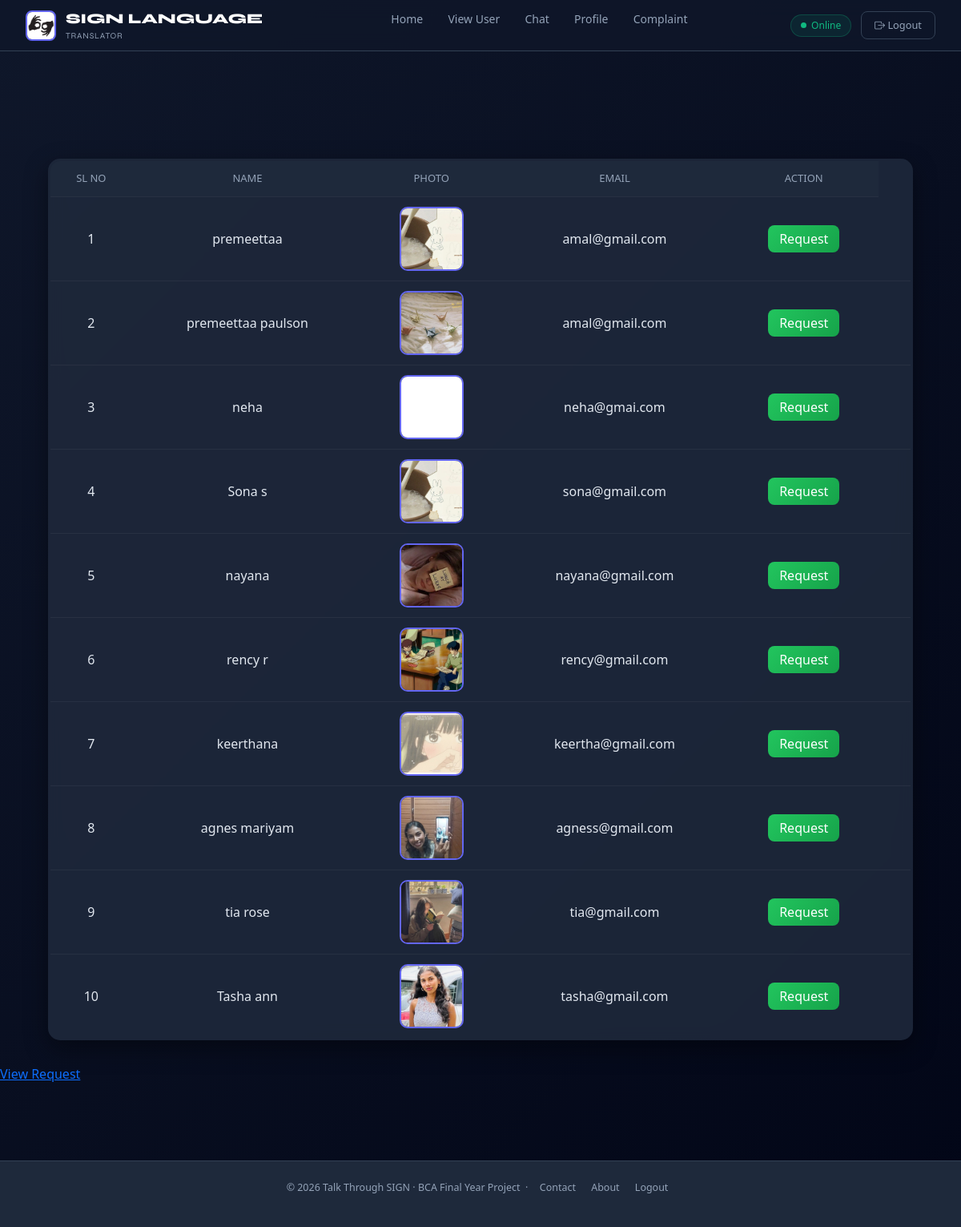
The page /DeafUser/UserList/ (signed in) on the database its author committed.
### Guest/models.py (models this page shows)
class tbl_user(models.Model):
    user_photo = models.FileField(upload_to="Assets/User/Photo/")
    user_name = models.CharField(max_length=30)
    user_email = models.CharField(max_length=30)
    user_contact = models.CharField(max_length=10)
    user_address = models.CharField(max_length=30)
    user_password = models.CharField(max_length=8)
    user_status = models.IntegerField(default=0)
    place = models.ForeignKey(tbl_place, on_delete=models.CASCADE)

### DeafUser/views.py (the view)
# urls.py: path('UserList/',views.UserList,name="UserList"),
def UserList(request):
    if 'duid' not in request.session:
        return redirect('Guest:Login')
    data=tbl_user.objects.all()
    return render(request,'DeafUser/UserList.html',{'abcd':data})

### DeafUser/Templates/DeafUser/UserList.html (shortened to what this page needs)
{% extends 'DeafUser/Header.html' %}
{% load static %}
{% block content %}
<!DOCTYPE html>
<html lang="en">
<head>
</head>
<body>
    <form action="" method="post">
        <table border="3">
            <tr>
                <td>SL NO</td>
                <td>Name</td>
                <td>Photo</td>
                <td>Email</td>
                <td>Action</td>
            </tr>
            {% for i in abcd %}
            <tr>
                <td>{{forloop.counter}}</td>
                <td>{{i.user_name}}</td>
                <td><img src="{{i.user_photo.url}}" width="200" alt=""></td>
                <td>{{i.user_email}}</td>
                <td><a href="{% url 'DeafUser:sendrequest' i.id %}">Request</a></td>
                <td></td>
            </tr>
            {% endfor %}
        </table>
    </form>
    <a href="{% url 'DeafUser:myrequest' %}">View Request</a>
</body>
</html>
{% endblock content %}

### DeafUser/Templates/DeafUser/Header.html (style rules this page uses)
:root { --emerald: #10b981; --sky: #38bdf8; --dark: #0f172a; --card: #1e293b; --muted: #94a3b8; --border: #334155; --grad: linear-gradient(90deg, #10b981, #38bdf8); }
* { box-sizing: border-box; margin: 0; padding: 0; }
body { font-family: 'DM Sans', sans-serif; background: var(--dark); color: #e2e8f0; min-height: 100vh; display: flex; flex-direction: column; }

### DeafUser/Templates/DeafUser/UserList.html (style rules this page uses)
body { background: linear-gradient(135deg, #0f172a, #020617); font-family: 'Segoe UI', Tahoma, Geneva, Verdana, sans-serif; color: #e2e8f0; }
table { width: 90%; margin: 30px auto; border-collapse: collapse; background: rgba(30, 41, 59, 0.9); backdrop-filter: blur(10px); border-radius: 15px; overflow: hidden; box-shadow: 0 10px 30px rgba(0,0,0,0.4); }
table tr:first-child { background: #1e293b; color: #94a3b8; text-transform: uppercase; font-size: 13px; }
td { padding: 12px; text-align: center; border-bottom: 1px solid rgba(255,255,255,0.05); }
img { border-radius: 10px; width: 80px; height: 80px; object-fit: cover; border: 2px solid #6366f1; }
a[href*="sendrequest"] { padding: 6px 14px; border-radius: 8px; background: linear-gradient(135deg, #22c55e, #16a34a); color: white; text-decoration: none; font-weight: 500; transition: 0.2s; }

### rows shown on the page
tbl_user: user_name "premeettaa", user_photo (picture), user_email "amal@gmail.com"
tbl_user: user_name "premeettaa paulson", user_photo (picture), user_email "amal@gmail.com"
tbl_user: user_name "neha", user_photo (picture), user_email "neha@gmai.com"
tbl_user: user_name "Sona s", user_photo (picture), user_email "sona@gmail.com"
tbl_user: user_name "nayana", user_photo (picture), user_email "nayana@gmail.com"
tbl_user: user_name "rency r", user_photo (picture), user_email "rency@gmail.com"
tbl_user: user_name "keerthana", user_photo (picture), user_email "keertha@gmail.com"
tbl_user: user_name "agnes mariyam", user_photo (picture), user_email "agness@gmail.com"
tbl_user: user_name "tia rose", user_photo (picture), user_email "tia@gmail.com"
tbl_user: user_name "Tasha ann", user_photo (picture), user_email "tasha@gmail.com"
